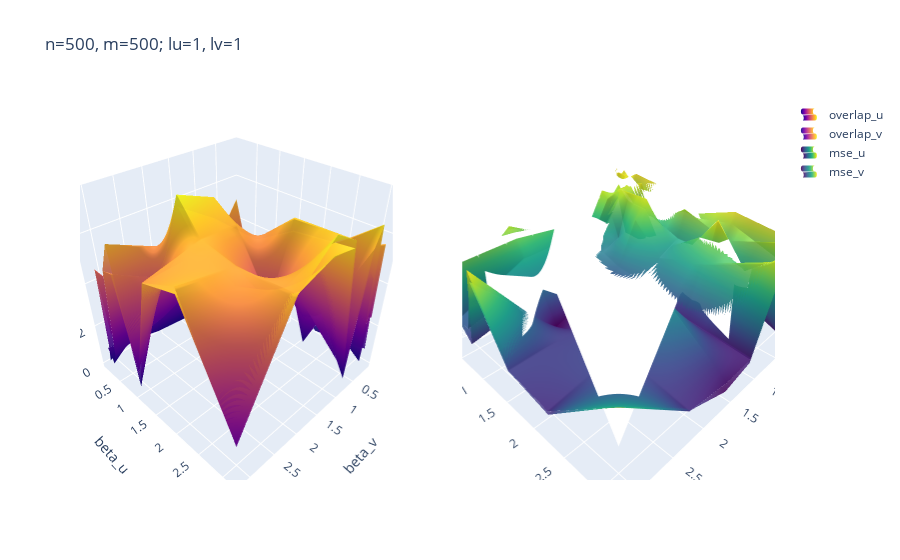

Notebook cell for this chart:
### Code cell
# OVERLAP AND MSE RUN 1 _ U et V séparés!

from plotly.subplots import make_subplots

array_u_overlap, array_v_overlap=overlap_at_final_iteration.mean(axis=1).T

array_u_overlap=array_u_overlap.reshape(len(list_value_1),len(list_value_2))
array_v_overlap=array_v_overlap.reshape(len(list_value_1),len(list_value_2))
#array_v_overlap=array_v_overlap+0.1

array_u_mse, array_v_mse=mse_at_final_iteration.mean(axis=1).T

array_u_mse=array_u_mse.reshape(len(list_value_1),len(list_value_2))
array_v_mse=array_v_mse.reshape(len(list_value_1),len(list_value_2))
#array_v_mse=array_v_mse+0.1

fig = make_subplots(rows=1, cols=2, specs=[[{'type': 'surface'}, {'type': 'surface'}]])
fig.add_trace(go.Surface(z=array_u_overlap, x=list_value_2, y=list_value_1,
                         name="overlap_u", showscale=False),
             row=1, col=1)
fig.add_trace(go.Surface(z=array_v_overlap, x=list_value_2, y=list_value_1,
                         name="overlap_v", showscale=False, opacity=0.9),
             row=1, col=1)

fig.add_trace(go.Surface(z=array_u_mse, x=list_value_2, y=list_value_1,
                         name="mse_u", showscale=False, colorscale ='viridis'),
             row=1, col=2)
fig.add_trace(go.Surface(z=array_v_mse, x=list_value_2, y=list_value_1,
                         name="mse_v", showscale=False, colorscale ='viridis', opacity=0.9),
             row=1, col=2)

fig.update_layout(
    title=f"n={name_n_1}, m={name_m_1}; lu={lambda_u_val_1}, lv={lambda_v_val_1}",
)
fig.update_layout(scene = dict(
                    xaxis_title=name_value_2,
                    yaxis_title=name_value_1,
                    zaxis_title="overlap"),
                  scene2 = dict(
                    xaxis_title=name_value_2,
                    yaxis_title=name_value_1,
                    zaxis_title="mse"),
               autosize=False, width=1000, height=500)
fig.update_traces(showlegend=True)

fig.show()
path=f"C:/Users/Admin/Desktop/n={name_n_1}_m={name_m_1}_lu={lambda_u_val_1}_lv={lambda_v_val_1}_uv.html"
fig.write_html(path)
